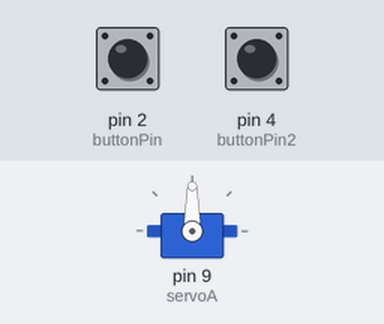
Bench run of a sketch on a simulated Arduino Uno, built with avr-gcc and run on an emulated ATmega328P. Parts: servo. The test bench sets the inputs (shaded band); at power-on: pin 2 (buttonPin) LOW, pin 4 (buttonPin2) LOW.

Above: at 1.2 s.
1.3 s: pin 2 (buttonPin) pulled HIGH for 0.15 s
At 2.3 s:
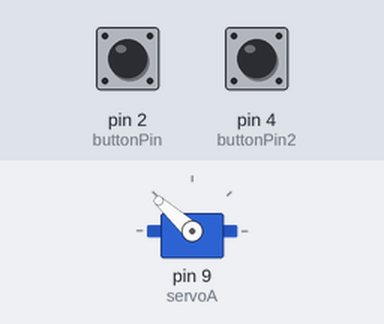
2.9 s: pin 4 (buttonPin2) pulled HIGH for 1 s
5.4 s: pin 2 (buttonPin) pulled HIGH for 1 s
7.9 s: pin 4 (buttonPin2) pulled HIGH for 0.15 s
At 8.4 s:
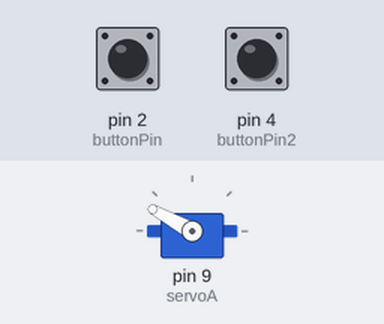
9.5 s: pin 4 (buttonPin2) pulsed HIGH 2 times (0.12 s each, 0.3 s apart)
At 11.2 s:
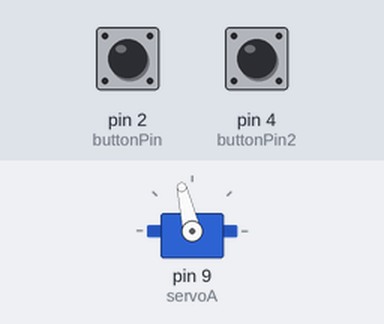
11.6 s: pin 4 (buttonPin2) pulled HIGH for 0.15 s
At 12.4 s:
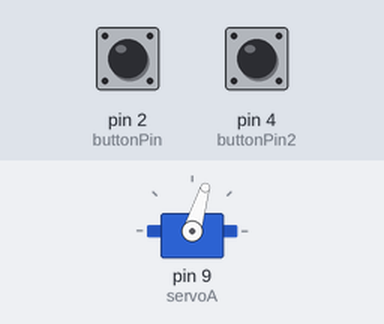
Timing chart, 0 to 14.2 s (numbered marks = the images above; inputs shaded):
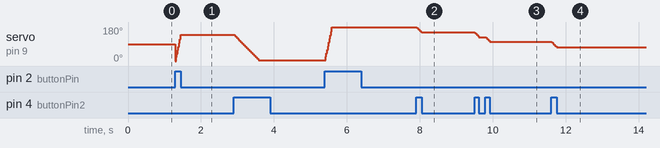

The sketch:

Servo_test.ino
```cpp
#include <Servo.h>

const int buttonPin = 2;

const int buttonPin2 = 4;

int buttonState = 0;

int buttonState2 =0;

Servo servoA;

int position = 0;

void setup() {

  servoA.attach(9);

  pinMode(buttonPin, INPUT);

  pinMode(buttonPin2, INPUT);

}

void loop() {

buttonState = digitalRead(buttonPin);

buttonState2 = digitalRead(buttonPin2);

if(buttonState ==HIGH && position <180){

  servoA.write(position++);

  delay(1);
}

if(buttonState2 == HIGH && position >3){

  servoA.write(position--);

  delay(5);
}
}
```

Measured:
- after the input at 1.3 s, servo on pin 9 (servoA): 90° → 138° at once
- after the input at 7.9 s, servo on pin 9 (servoA): 179° → 151° at once
- after the input at 9.5 s, servo on pin 9 (servoA): moves from 151° to 103° over 0.42 s, starting at once
- after the input at 11.6 s, servo on pin 9 (servoA): 103° → 73° at once
